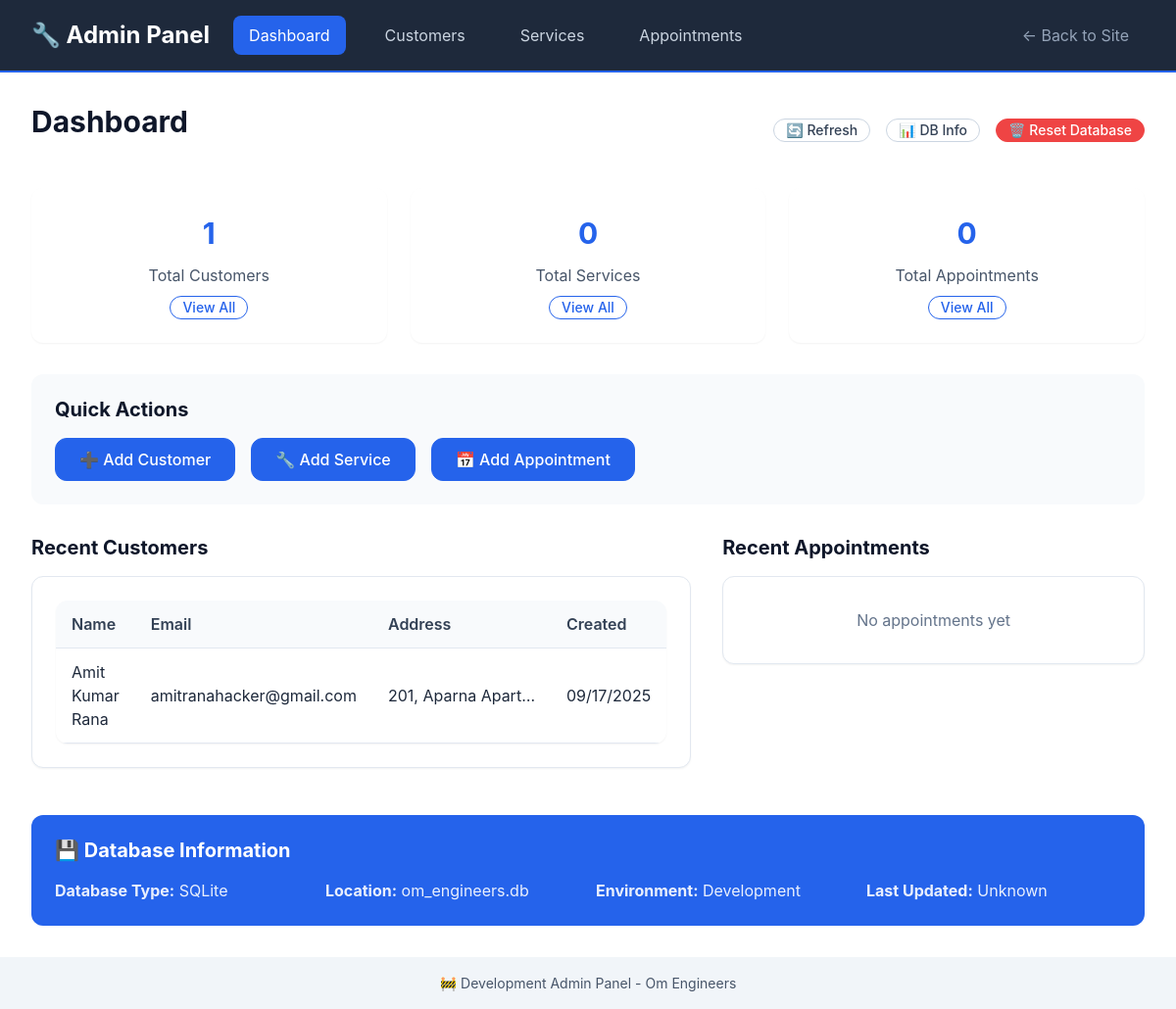
The page /admin/ on the database as committed earlier.
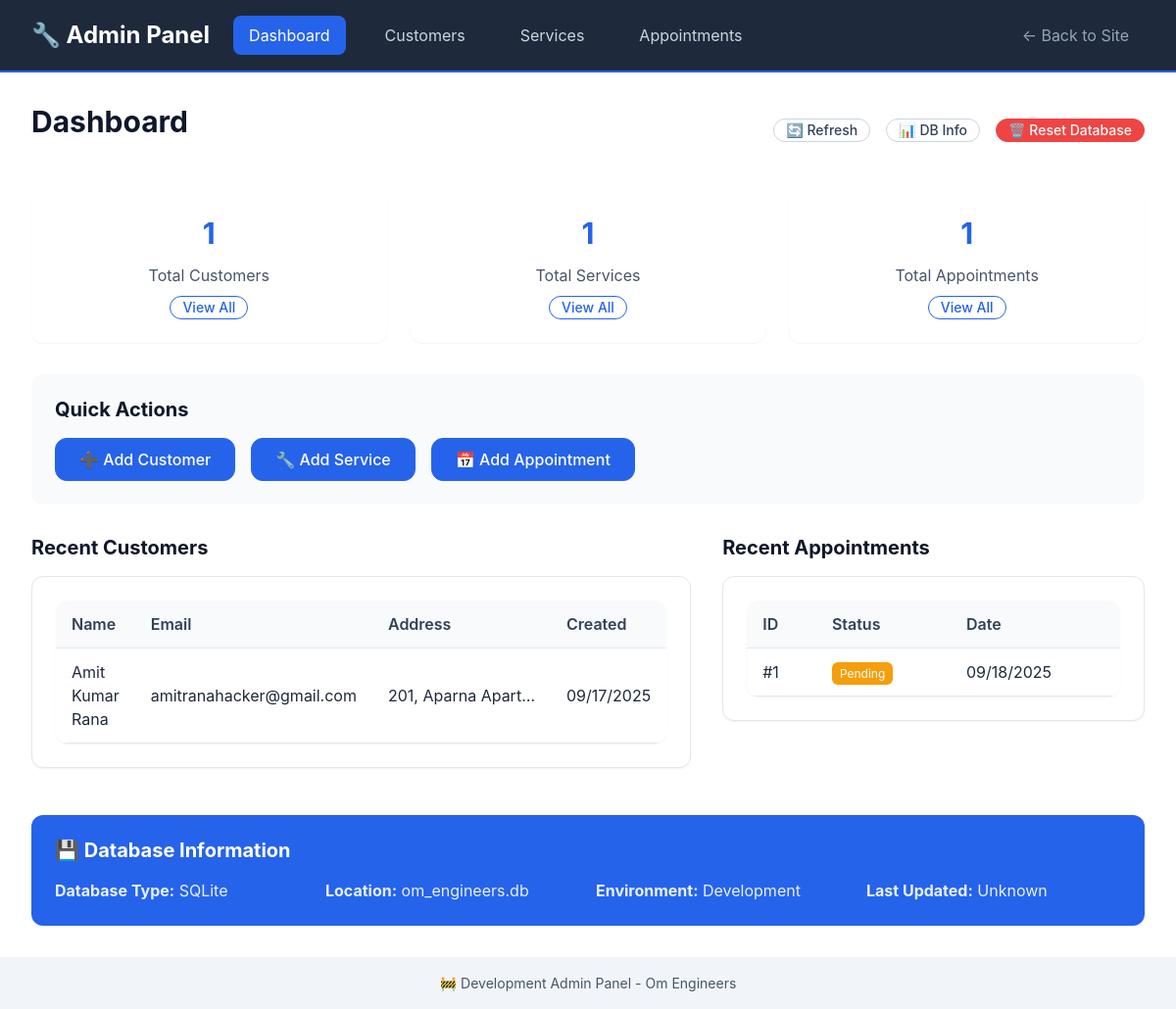
The same page on the database as committed later.
### models/customer_db.py (models this page shows, shortened)
class Customer(db.Model):
    __tablename__ = 'customers'
    id: Mapped[int] = mapped_column(primary_key=True)
    name: Mapped[str] = mapped_column(String(100), nullable=False)
    email: Mapped[str] = mapped_column(String(120), nullable=True, index=True)
    phone: Mapped[str] = mapped_column(String(20), nullable=False, index=True)
    address: Mapped[str] = mapped_column(Text, nullable=True)
    created_at: Mapped[datetime] = mapped_column(DateTime, default=datetime.utcnow)
    updated_at: Mapped[datetime] = mapped_column(DateTime, default=datetime.utcnow, onupdate=datetime.utcnow)
    appointments = db.relationship('Appointment', back_populates='customer', cascade='all, delete-orphan')

### models/appointment_db.py (models this page shows, shortened)
class Appointment(db.Model):
    __tablename__ = 'appointments'
    id: Mapped[int] = mapped_column(primary_key=True)
    customer_id: Mapped[int] = mapped_column(ForeignKey('customers.id'), nullable=False)
    service_id: Mapped[int] = mapped_column(ForeignKey('services.id'), nullable=False)
    appointment_date: Mapped[date] = mapped_column(Date, nullable=False, index=True)
    appointment_time: Mapped[time] = mapped_column(Time, nullable=False)
    appointment_type: Mapped[AppointmentType] = mapped_column(Enum(AppointmentType), default=AppointmentType.SERVICE)
    status: Mapped[AppointmentStatus] = mapped_column(Enum(AppointmentStatus), default=AppointmentStatus.PENDING, index=True)
    notes: Mapped[str] = mapped_column(Text, nullable=True)
    address: Mapped[str] = mapped_column(Text, nullable=True)
    estimated_duration: Mapped[str] = mapped_column(String(50), nullable=True)
    estimated_cost: Mapped[str] = mapped_column(String(50), nullable=True)
    actual_cost: Mapped[str] = mapped_column(String(50), nullable=True)
    technician_notes: Mapped[str] = mapped_column(Text, nullable=True)
    created_at: Mapped[datetime] = mapped_column(DateTime, default=datetime.utcnow)
    updated_at: Mapped[datetime] = mapped_column(DateTime, default=datetime.utcnow, onupdate=datetime.utcnow)
    completed_at: Mapped[datetime] = mapped_column(DateTime, nullable=True)
    cancelled_at: Mapped[datetime] = mapped_column(DateTime, nullable=True)
    customer = db.relationship('Customer', back_populates='appointments')
    service = db.relationship('Service', back_populates='appointments')

### routes/admin.py (the view)
@admin_bp.route('/')
def index():
    try:
        customer_count = Customer.query.count()
        service_count = Service.query.count()
        appointment_count = Appointment.query.count()
        recent_customers = Customer.query.order_by(Customer.created_at.desc()).limit(5).all()
        recent_appointments = Appointment.query.order_by(Appointment.created_at.desc()).limit(5).all()
        stats = {
            'customers': customer_count,
            'services': service_count,
            'appointments': appointment_count
        }
        return render_template('admin/index.html',
                             stats=stats,
                             recent_customers=recent_customers,
                             recent_appointments=recent_appointments)
    except Exception as e:
        flash(f'Error loading admin dashboard: {str(e)}', 'error')
        return render_template('admin/index.html', stats={}, recent_customers=[], recent_appointments=[])

### templates/admin/index.html (shortened to what the changed rows need)
{% extends "admin/base.html" %}
{% block content %}
<div style="display: flex; justify-content: space-between; align-items: center; margin-bottom: var(--space-8);">
    <h1>Dashboard</h1>
</div>
<div class="stats-grid">
    <div class="stat-card">
        <div class="stat-number" id="services-count">{{ stats.services or 0 }}</div>
        <div style="color: var(--gray-600);">Total Services</div>
        <div style="margin-top: var(--space-2);">
            <a href="{{ url_for('admin.services') }}" class="btn btn-sm btn-outline">View All</a>
        </div>
    </div>
    <div class="stat-card">
        <div class="stat-number" id="appointments-count">{{ stats.appointments or 0 }}</div>
        <div style="color: var(--gray-600);">Total Appointments</div>
        <div style="margin-top: var(--space-2);">
            <a href="{{ url_for('admin.appointments') }}" class="btn btn-sm btn-outline">View All</a>
        </div>
    </div>
</div>
<div style="display: grid; grid-template-columns: 1fr 1fr; gap: var(--space-8); margin-top: var(--space-8);">
    <div>
        {% if recent_customers %}
        <div class="card">
            <table class="admin-table">
                <thead>
                    <tr>
                        <th>Name</th>
                        <th>Email</th>
                        <th>Address</th>
                        <th>Created</th>
                    </tr>
                </thead>
                <tbody>
                    {% for customer in recent_customers %}
                    <tr>
                        <td>{{ customer.name }}</td>
                        <td>{{ customer.email }}</td>
                        <td>
                            <div style="max-width: 150px; overflow: hidden; text-overflow: ellipsis; white-space: nowrap;"
                                 title="{{ customer.address or 'No address provided' }}">
                                {{ customer.address or 'No address' }}
                            </div>
                        </td>
                        <td>{{ customer.created_at.strftime('%m/%d/%Y') }}</td>
                    </tr>
                    {% endfor %}
                </tbody>
            </table>
        </div>
        {% else %}
        <div class="card" style="text-align: center; padding: var(--space-8); color: var(--gray-500);">
            No customers yet
        </div>
        {% endif %}
    </div>
    <div>
        <h3 style="margin-bottom: var(--space-4);">Recent Appointments</h3>
        {% if recent_appointments %}
        <div class="card">
            <table class="admin-table">
                <thead>
                    <tr>
                        <th>ID</th>
                        <th>Status</th>
                        <th>Date</th>
                    </tr>
                </thead>
                <tbody>
                    {% for appointment in recent_appointments %}
                    <tr>
                        <td>#{{ appointment.id }}</td>
                        <td>
                            <span style="background-color:
                                {% if appointment.status.value == 'pending' %}var(--warning-color)
                                {% elif appointment.status.value == 'confirmed' %}var(--primary-color)
                                {% elif appointment.status.value == 'completed' %}var(--success-color)
                                {% elif appointment.status.value == 'cancelled' %}var(--error-color)
                                {% else %}var(--gray-400){% endif %};
                                color: var(--white); padding: var(--space-1) var(--space-2); border-radius: var(--border-radius-sm); font-size: var(--font-size-xs);">
                                {{ appointment.status.value.title() }}
                            </span>
                        </td>
                        <td>{{ appointment.appointment_date.strftime('%m/%d/%Y') }}</td>
                    </tr>
                    {% endfor %}
                </tbody>
            </table>
        </div>
        {% else %}
        <div class="card" style="text-align: center; padding: var(--space-8); color: var(--gray-500);">
            No appointments yet
        </div>
        {% endif %}
    </div>
</div>
{% endblock %}

Rows that differ between the two databases and show on the page:
added Appointment: id "1", status.value "Pending", appointment_date "09/18/2025"
Other text that changed with them:
{{ stats.services or 0 }}: "0" → "1"
{{ stats.appointments or 0 }}: "0" → "1"
text no longer shown: "No appointments yet"
text now shown: "ID Status Date"
